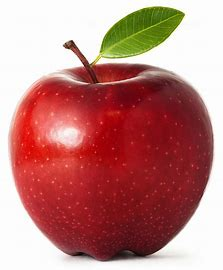
#> input picture 06_Feature_Transform/img/apple.jpg, 223 x 270 px, found by its file name
$ python c_blur_bilateral.py
#> lines starting #> are read from the running program, lines starting #| are printed output that depends on the picture
import cv2
import numpy as np

img = cv2.imread("../img/apple.jpg")
#> img is the input picture: shape (270, 223, 3); mean B, G, R 126.6, 130.6, 190.2

# 가우시안 필터 적용
blur1 = cv2.GaussianBlur(img, (5,5), 0)
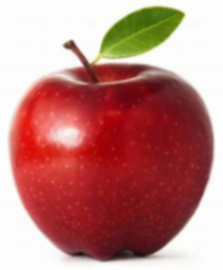
#> blur1: shape (270, 223, 3); mean B, G, R 126.6, 130.6, 190.2

# 바이레터럴 필터 적용
blur2 = cv2.bilateralFilter(img, 5, 75, 75)

# 결과 출력
merged = np.hstack((img, blur1, blur2))
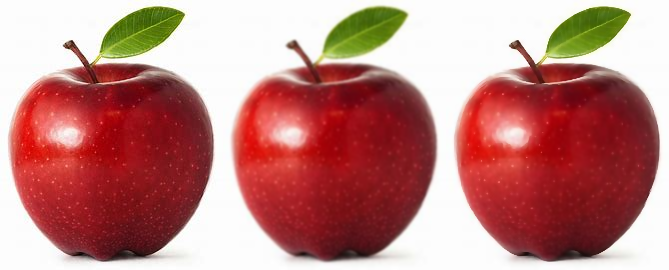
#> merged: shape (270, 669, 3); mean B, G, R 126.6, 130.5, 190.2
cv2.imshow('bilateral', merged)
cv2.waitKey(0)
cv2.destroyAllWindows()

$ run again, with 06_Feature_Transform/img/fly.jpg copied over 06_Feature_Transform/img/apple.jpg
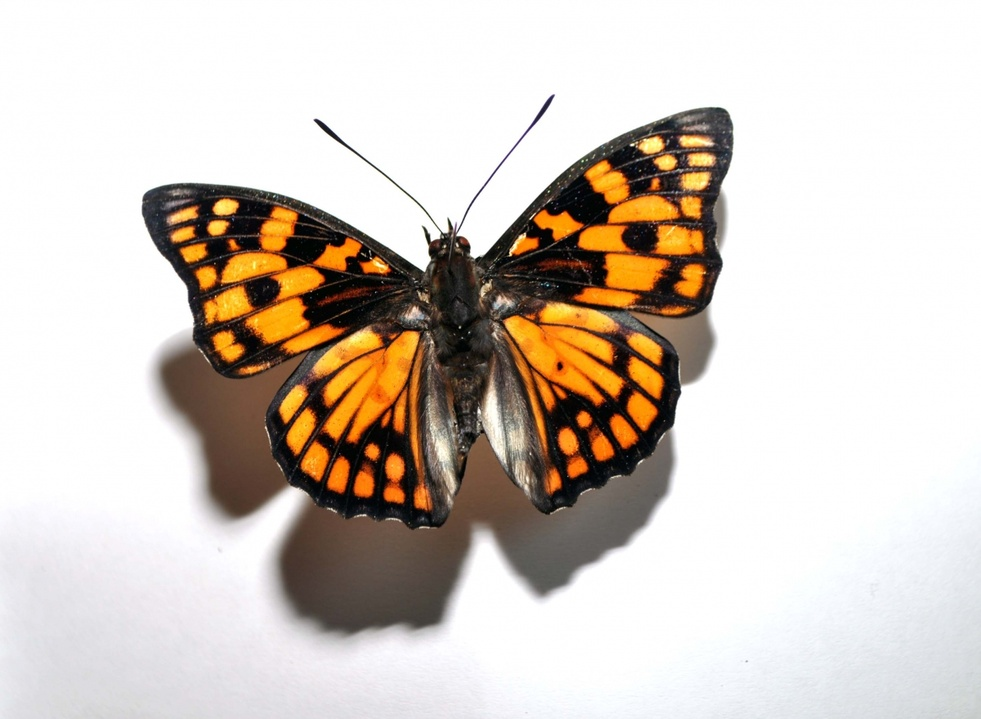
#> input picture 06_Feature_Transform/img/fly.jpg, 981 x 719 px, shrunk from 1200 x 879 before the run, found by its file name
#> img is the input picture: shape (719, 981, 3); mean B, G, R 192.5, 201.4, 210.8
#> `merged = np.hstack((img, blur1, blur2))`:
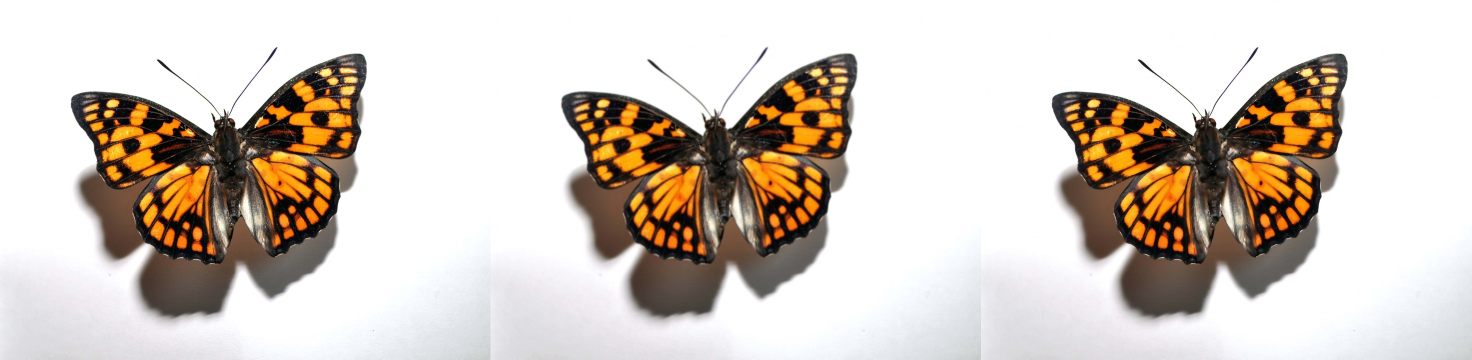
#> merged: shape (719, 2943, 3) (shown at 1/2 size); mean B, G, R 192.5, 201.4, 210.8
